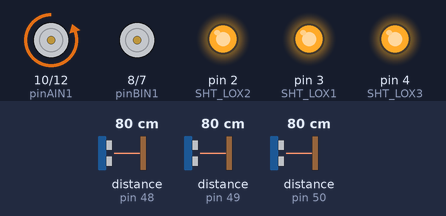
Recording of a sketch running on a simulated Arduino Uno, built with avr-gcc and run on an emulated ATmega328P. On the bench: motor-driver pin pairs drawn as motors (green arrow = first pin HIGH = forward, orange = second pin HIGH = backward, longer = more drive, scaled by the enable pin), output pins drawn as LEDs (lit = HIGH). The inputs (shaded band) are chosen by the test bench; at power-on: distance to the obstacle (sensors on pin 48, pin 49, pin 50) 80 cm.

Above: at 1.2 s.
1.3 s: distance to the obstacle (sensor on pin 48) set to 2 cm
At 1.8 s:
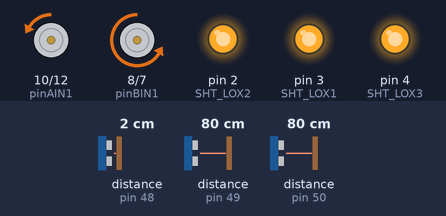
2.8 s: distance to the obstacle (sensor on pin 49) set to 12 cm
4.3 s: distance to the obstacle (sensor on pin 49) set to 9 cm
At 4.48 s:
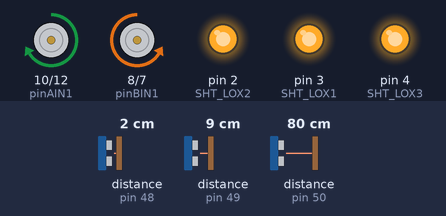
7.3 s: distance to the obstacle (sensor on pin 50) set to 5 cm
10.3 s: distance to the obstacle (sensor on pin 50) set to 2 cm
13.3 s: distance to the obstacle (sensor on pin 48) set to 4 cm
At 13.75 s:
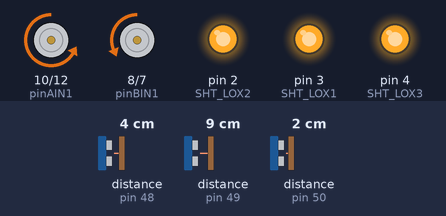
Timing chart, 0 to 17.3 s (numbered marks = the images above; inputs shaded):
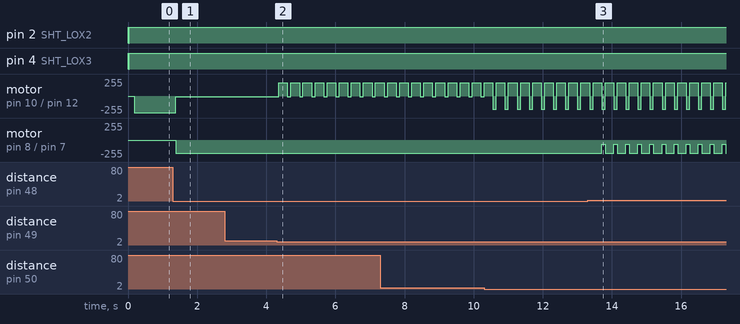

The sketch:

Laberinto_22_Loren.ino
```cpp
#include <Adafruit_VL6180X.h>

#define pinPWMA  11
#define pinAIN2  12
#define pinAIN1  10
#define pinBIN1  8
#define pinBIN2  7
#define pinPWMB  6
#define pinSTBY  9

// address we will assign if dual sensor is present
#define LOX1_ADDRESS 0x30
#define LOX2_ADDRESS 0x31
#define LOX3_ADDRESS 0x32

// set the pins to shutdown
#define SHT_LOX1 3  //Izquierda, a ajustar, que no se en que orden los puse,
#define SHT_LOX2 2  //Centro
#define SHT_LOX3 4  //Derecha


// objects for the VL6180X
Adafruit_VL6180X lox1 = Adafruit_VL6180X();
Adafruit_VL6180X lox2 = Adafruit_VL6180X();
Adafruit_VL6180X lox3 = Adafruit_VL6180X();

//MOTORS//
const int pinMotorA[3] = { pinPWMA, pinAIN2, pinAIN1 };
const int pinMotorB[3] = { pinPWMB, pinBIN2, pinBIN1 };

//PID VALUES//
float kp=0.45, kd=0, ki=0; //80mm centro, 1mm minimo que lee, 100 de vel y maximo que regulamos - 80/100 //0.45
//PROGRAM VARIABLES//
float vn=40;
float cor=0, e=0, eprev=0, sum=0;
float pos=0;
float reg=0;
float va=0, vb=0, vcb=0, vcbi=30;//vcb=30
int Lectura[3];
int Centro = 70;  //Medidas en mm
int Limite = 100;
int Limite2 = 30;
int T = 20000;
int flag = 0;
float Timer = 0;


//Funciones que controlan el vehiculo
void Forward(int speedA, int speedB){
    moveMotorForward(pinMotorA, speedA);
    moveMotorForward(pinMotorB, speedB);
}

void Back(int speedA, int speedB){
    moveMotorBackward(pinMotorA, speedA);
    moveMotorBackward(pinMotorB, speedB);
}

void turnRight(int rotspeed){
    moveMotorForward(pinMotorA, rotspeed);
    moveMotorBackward(pinMotorB, rotspeed);
}

void turnLeft(int rotspeed){
    moveMotorBackward(pinMotorA, rotspeed);
    moveMotorForward(pinMotorB, rotspeed);
}

void Stop(){
  disableMotors();
  stopMotor(pinMotorA);
  stopMotor(pinMotorB);
  enableMotors();
}

//Funciones que controlan los motores
void moveMotorForward(const int pinMotor[3], int Speed){
  digitalWrite(pinMotor[1], HIGH);
  digitalWrite(pinMotor[2], LOW);
  analogWrite(pinMotor[0], Speed);
}
void moveMotorBackward(const int pinMotor[3], int Speed){
  digitalWrite(pinMotor[1], LOW);
  digitalWrite(pinMotor[2], HIGH);
  analogWrite(pinMotor[0], Speed);
}
void stopMotor(const int pinMotor[3]){
  digitalWrite(pinMotor[1], LOW);
  digitalWrite(pinMotor[2], LOW);
  analogWrite(pinMotor[0], 0);
}
void enableMotors() {digitalWrite(pinSTBY, HIGH);}
void disableMotors(){digitalWrite(pinSTBY, LOW);}

float regulator(float e){
  cor = (kp*e) + (kd*(e- eprev)) + (ki*sum);
  eprev = e;
  sum = sum + e;
  return cor;
  }
void printe(){
  Serial.print(Lectura[0]);
  Serial.print("...");
  Serial.print(Lectura[1]);
  Serial.print("...");
  Serial.print(Lectura[2]);
  Serial.print("...");
  Serial.print("e=");
  Serial.print(e);
  Serial.print("--");
  Serial.print("reg=");
  Serial.print(reg);
  Serial.print("###");
  Serial.print("va=");
  Serial.print(va);
  Serial.print("###");
  Serial.print("vb=");
  Serial.print(vb);
  Serial.println("...");
  }

void setID() {
  // all reset
  digitalWrite(SHT_LOX1, LOW);
  digitalWrite(SHT_LOX2, LOW);
  digitalWrite(SHT_LOX3, LOW);
  delay(10);
  // all unreset
  digitalWrite(SHT_LOX1, HIGH);
  digitalWrite(SHT_LOX2, HIGH);
  digitalWrite(SHT_LOX3, HIGH);
  delay(10);
  // activating LOX1
  digitalWrite(SHT_LOX1, HIGH);
  digitalWrite(SHT_LOX2, LOW);
  digitalWrite(SHT_LOX3, LOW);
  lox1.begin();
  lox1.setAddress(LOX1_ADDRESS);
  delay(10);
  // activating LOX2
  digitalWrite(SHT_LOX2, HIGH);
  delay(10);
  lox2.begin();
  lox2.setAddress(LOX2_ADDRESS);
  // activating LOX3
  digitalWrite(SHT_LOX3, HIGH);
  delay(10);
  lox3.begin();
  lox3.setAddress(LOX3_ADDRESS);
}

void setup()
{
  Serial.begin(9600);
  pinMode(pinAIN2, OUTPUT);
  pinMode(pinAIN1, OUTPUT);
  pinMode(pinPWMA, OUTPUT);
  pinMode(pinBIN1, OUTPUT);
  pinMode(pinBIN2, OUTPUT);
  pinMode(pinPWMB, OUTPUT);
  pinMode(SHT_LOX1, OUTPUT);
  pinMode(SHT_LOX2, OUTPUT);
  pinMode(SHT_LOX3, OUTPUT);

  setID();
  do {
    disableMotors ();
    Lectura[1] = lox2.readRange();
  }
  while(Lectura[1] < 40);
  enableMotors();
}

void loop() {
  Lectura[0] = lox1.readRange();
  Lectura[1] = lox2.readRange();
  Lectura[2] = lox3.readRange();

    e = Lectura[0] - Centro;
    reg = regulator(e);
//    if (reg<0) vcb = -vcbi;
//    if (reg>0) vcb = vcbi;
    va = vn*0.8 + reg;
    vb = vn*1.3 - reg;
  if (Lectura[2]<=30) va=200;
  if (Lectura[0]<=30) vb=200;

  if(va>255){va=254;}
  if(vb>255){vb=254;}
  if(va<0){va=0;}
  if(vb<0){vb=0;}

  if (Lectura[1]<=Limite){
    if ((Lectura[0]<=100)&&(Lectura[2]>100)){
      turnLeft(200);
      delay(250);
      }
      else if ((Lectura[0]<=100)&&(Lectura[2]<=100)){
        turnLeft(200);
        delay(250);
      }
    }

  Forward (va,vb);
}
```

Measured:
- the behaviour switches between 11 and 10 cm on distance to the obstacle (sensor on pin 49) (found by bisection; images 1 and 2)
- after the input at 1.3 s, motor on pin 10 (pinAIN1) / pin 12 (pinAIN2): backward 254/255 → backward 9/255 after 0.08 s; motor on pin 8 (pinBIN1) / pin 7 (pinBIN2): stopped → backward 200/255 after 0.08 s
- after the input at 2.8 s, every drawn part: stays the same
- after the input at 4.3 s, motor on pin 10 (pinAIN1) / pin 12 (pinAIN2): alternates forward 200/255 for 0.25 s and backward 9/255 for 0.10 s, starting after 0.06 s
- after the input at 13.3 s, motor on pin 8 (pinBIN1) / pin 7 (pinBIN2): alternates backward 200/255 for 0.25 s and backward 65/255 for 0.10 s, starting after 0.40 s
